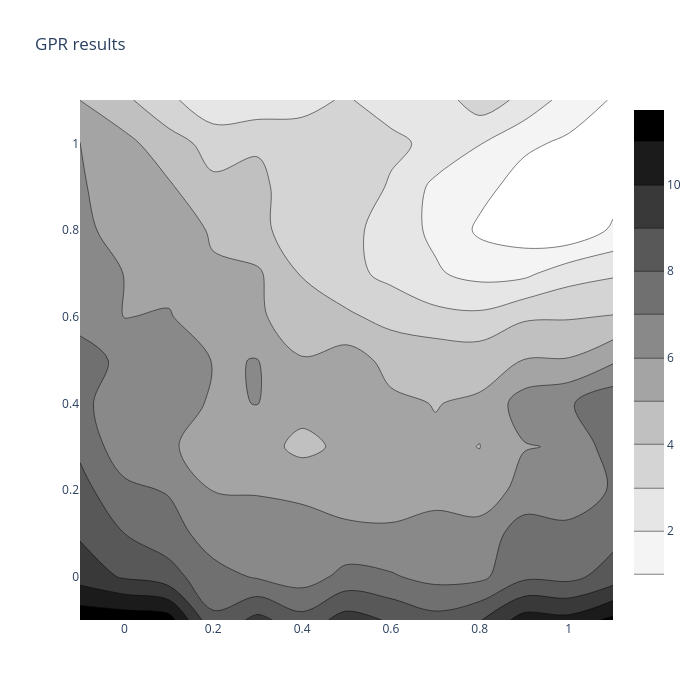

The notebook cell saved with this chart:
### Code cell
fig = go.Figure( \
    data = go.Contour( \
        z=pmf_test.reshape(colvars_tl[0].shape).T,
        y=np.arange(-0.1,1.1,0.1), x=np.arange(-0.1,1.1,0.1), colorscale="Greys"));
fig.update_layout(title='GPR results', autosize=False,height=700,width=700)
fig.show()

### Figure 1 — Plotly figure (JSON) as saved in the notebook; plotly's stock layout.template omitted (floating-point values rounded to 4 significant figures; data arrays with more than 128 entries replaced by an {"elided": "..."} marker saying what was removed)
{"data": [{"autocontour": true, "colorscale": [[0, "rgb(255,255,255)"], [0.125, "rgb(240,240,240)"], [0.25, "rgb(217,217,217)"], [0.375, "rgb(189,189,189)"], [0.5, "rgb(150,150,150)"], [0.625, "rgb(115,115,115)"], [0.75, "rgb(82,82,82)"], [0.875, "rgb(37,37,37)"], [1, "rgb(0, 0, 0)"]], "contours": {"end": 11, "size": 1, "start": 1}, "type": "contour", "x": [-0.1, 0, 0.1, 0.2, 0.3, 0.4, 0.5, 0.6, 0.7, 0.8, 0.9, 1, 1.1], "y": [-0.1, 0, 0.1, 0.2, 0.3, 0.4, 0.5, 0.6, 0.7, 0.8, 0.9, 1, 1.1], "z": {"elided": "13x13 float values"}}], "layout": {"autosize": false, "height": 700, "title": {"text": "GPR results"}, "width": 700, "xaxis": {"autorange": true, "range": [-0.1, 1.1], "type": "linear"}, "yaxis": {"autorange": true, "range": [-0.1, 1.1], "type": "linear"}}}
